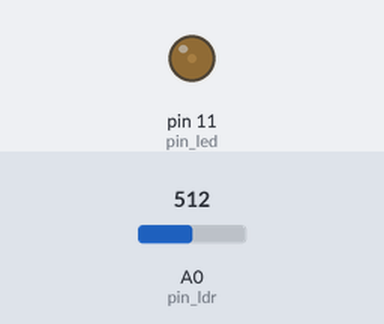
The sketch below on a simulated Arduino Uno, built with avr-gcc and run on an emulated ATmega328P. Parts: output pins drawn as LEDs (lit = HIGH). The test bench sets the inputs (shaded band); at power-on: A0 (pin_ldr) = 512. What the sketch prints to the serial monitor is not drawn.

Above: at 1.26 s.
1.3 s: A0 (pin_ldr) set to 399
At 4.21 s:
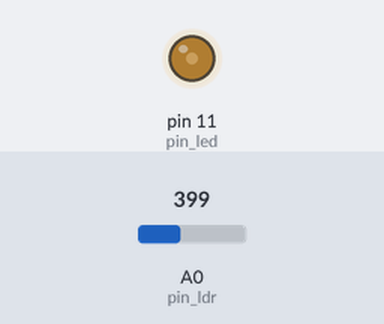
4.3 s: A0 (pin_ldr) set to 367
At 6.61 s:
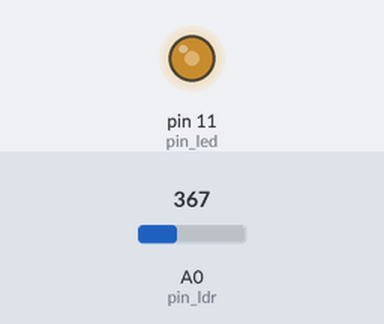
Timing chart, 0 to 19.3 s (numbered marks = the images above; inputs shaded):
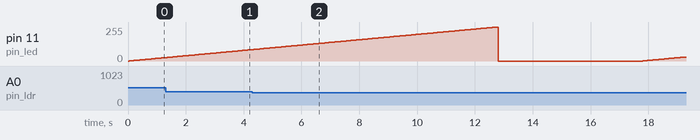

Measured:
- the behaviour switches between 386 and 385 on A0 (pin_ldr) (found by bisection; images 1 and 2)

The sketch:

sweep.ino
```cpp
/**
 * @file sweep.ino
 * @brief System calibration tool
 * @author António Almeida
 * @author João Borrego
 */

#include "sweep_utils.hpp"

/** Baudrate value for Serial communication */
const unsigned long BAUDRATE = 115200;

/* Units */
const int RAW   = 0;
const int VOLT  = 1;
const int LUX   = 2;

/** LDR analog in pin */
const int pin_ldr = A0;
/** LED PWM out pin */
const int pin_led = 11;

/* Global variables */

/** Linear regresion parameters */
const float m = 0.4330;  // 0.4507;
const float b = -4.6204; // -5.2925;

float reference {0};
float ldr_in {0};
float v_in {0};
float lux_value {0};

/**
 * @brief      Arduino setup
 */
void setup() {
    /* Setup serial communication */
    Serial.begin(BAUDRATE);
}

/**
 * @brief      Arduino Loop
 */
void loop() {

    /* Calibration sampling routine */

    // sweep(min, max, step, sample_time, samples, unit)

    /* d) v_ldr(pwm) T = 100 ms */
    //sweep(0, 255, 1, 100, 1, VOLT);
    //sweep(0, 255, 10, 100, 1, VOLT);
    //sweep(0, 255, 10, 0.2, 500, VOLT);

    /* e) Steady-state raw_in(pwm) T = 50 ms */
    //sweep(0, 255, 1, 50, 1, RAW);

    /* f) convert previous plots to LUX */
    //sweep(0, 255, 10, 0.2, 500, LUX);
    sweep(0, 255, 1, 50, 1, LUX);

    /* Calculate time constant (impulse response w/ pwm at 128) */
    //sweep(0, 128, 128, 0.5, 300, VOLT);
    //sweep(0, 128, 128, 0.5, 300, LUX);

    // Set led pin to 0 and wait enough time to discharge capacitor
    analogWrite(pin_led, 0);
    delay(5000);
}

/**
 * @brief      Performs a sweep on the output pin
 *
 * @param      min          The minimum value
 * @param      max          The maximum value
 * @param      step         The step
 * @param      sample_time  The sample time [ms]
 * @param      samples      The number of samples
 * @param      unit         The unit of the output
 */
void sweep(
    int min,
    int max,
    int step,
    float sample_time,
    int samples,
    int unit){

    /** Latest elapsed microseconds since startup */
    unsigned long current_micros {0};
    /** Previously recorded elapsed microseconds since startup */
    unsigned long last_micros {0};
    /** Minimum delay between samples in microseconds */
    unsigned long sample_period = 1000.0 * sample_time;

    for (int out = min; out <= max; out += step){
        analogWrite(pin_led, out);
        for (int i = 0; i < samples; i++){
            ldr_in =  analogRead(pin_ldr);
            switch (unit) {
                case(RAW):
                    Serial.print(ldr_in);
                    break;
                case(VOLT):
                    v_in = ldr_in * (5.0 / 1023.0);
                    Serial.print(v_in);
                    break;
                case(LUX):
                    v_in = ldr_in * (5.0 / 1023.0);
                    lux_value = Utils::convertToLux(v_in);
                    Serial.print(lux_value);
            }
            Serial.print(", ");

            /* Wait for the sample period in us */
            while (current_micros - last_micros < sample_period){
                current_micros = micros();
            }
            last_micros = current_micros;
        }
    }
    Serial.println();
}
```

sweep_utils.cpp
```cpp
/**
* @file sweep_utils.cpp
* @brief Generic utilities
* @author António Almeida
* @author João Borrego
*/

#include "sweep_utils.hpp"

namespace Utils {

  float convertToLux(float v_in, float v_max, float r, float a, float b){

    /* Obtain resitance of LDR from tension divider */
    float r_ldr = r * ((v_max / v_in) - 1);
    /* Calculate LUX output */
    float exp = (log10(r_ldr) - b)/a;
    float out = pow(10.0, exp);

    return out;
  }
}
```

sweep_utils.hpp
```cpp
/**
* @file sweep_utils.hpp
* @brief Generic utilities
* @author António Almeida
* @author João Borrego
*/

#include <math.h>

#include "lookup.hpp"

namespace Utils {

	/** Supply voltage in Volt */
    const float V_MAX = 5.0 ;
    /** Value of resistance in series with the ldr in Ohm */
    const float LUX_R = 10000.0;
    /** Parameter $a$ of the experimental characteristic of the ldr */
    const float LUX_A = -0.62995;  // -0.75696;
    /** Parameter $b$ of the experimental characteristic of the ldr */
    const float LUX_B = 4.8487;    // 4.2136;

    /**
     * @brief Converts the measured tension of an LDR to a LUX measurement
     *
     * r_ldr = r * ((v_max / v_in) - 1)
     * lux = 10 ^ ((log_10(r_ldr) - b) / a)
     *
     * @param v_in  The measured ldr tension (Volt)
     * @param v_max The maximum tension (Volt)
     * @param r     The value of resistance in series with the LDR (Ohm)
     * @param a     Parameter of ldr characteristic
     * @param b     Parameter of ldr characteristic
     *
     * @return The corresponding LUX value
     */
    float convertToLux(float v_in, float v_max=V_MAX, float r=LUX_R, float a=LUX_A, float b=LUX_B);
}
```

Source omitted: lookup.hpp (data table, 2138 bytes)
